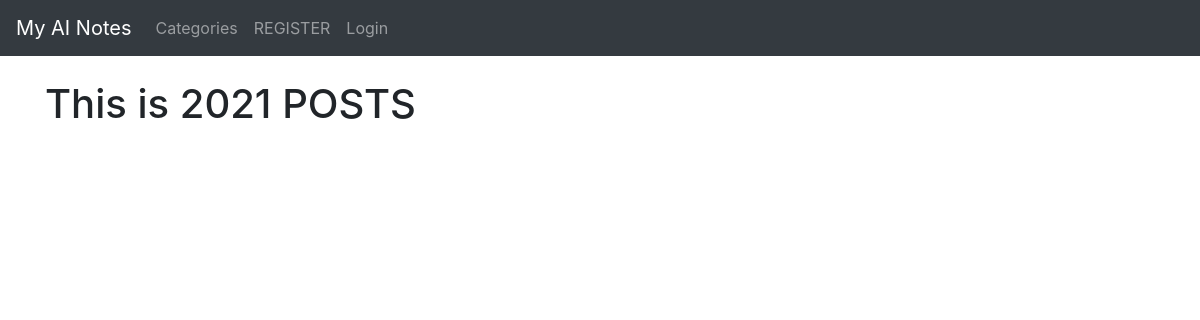
The app's page /, older data.
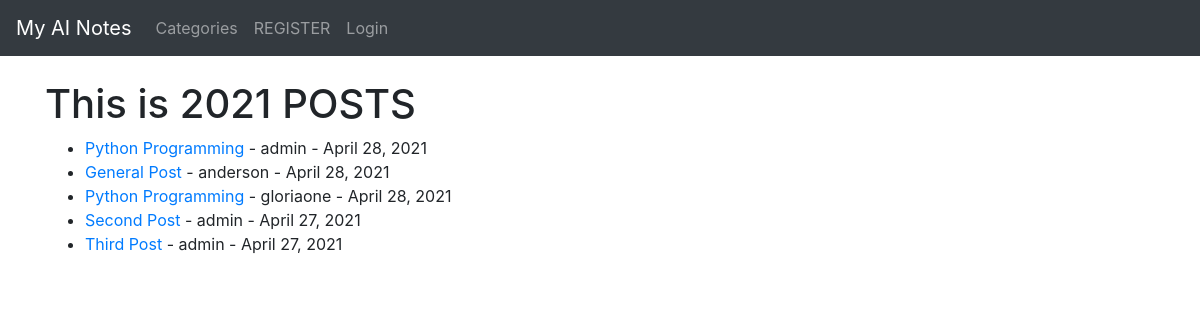
The same page, newer data.
### blog/models.py (models this page shows, shortened)
class Post(models.Model):
    author = models.ForeignKey(User, on_delete = models.CASCADE)
    title = models.CharField(max_length=255)
    body = RichTextField(blank=True, null=True)
    post_date = models.DateField(auto_now_add=True)
    likes = models.ManyToManyField(User, related_name='blog_post')
    header_image = models.ImageField(null=True, blank=True, upload_to="images/")

### blog/views.py (the view)
# urls.py: path('', HomeView.as_view(), name="home"),
class HomeView(ListView):
    model = Post
    context_object_name = "posts"
    template_name = "home.html"
    ordering = ['-post_date']

### blog/templates/home.html (shortened to what this page needs)
{% extends 'base.html' %} {% block content %}
<h1 style="align-items: center;">This is 2021 POSTS</h1>
<ul style="align-items: center;">
    {% for post in posts %}
    <li><a href="{% url 'article-detail' post.pk %}">{{post.title}}</a> - {{post.author.username}} - {{ post.post_date }}
    </li>
    {% endfor %}
</ul>
{% endblock %}

### blog/templates/base.html (shortened to what this page needs)
<!doctype html>
<html lang="en">
<head>
    <link rel="stylesheet" href="https://cdn.jsdelivr.net/npm/bootstrap@4.5.3/dist/css/bootstrap.min.css">
</head>
<body>
    <nav class="navbar navbar-expand-lg navbar-dark bg-dark">
        <a class="navbar-brand" href="{% url 'home' %}">My AI Notes</a>
        <div class="collapse navbar-collapse" id="navbarSupportedContent">
            <ul class="navbar-nav mr-auto">
                {% if cat_menu %}
                <li class="nav-item dropdown">
                    <a class="nav-link dropdown-toggle" href="#" id="navbarDropdown" role="button" data-toggle="dropdown" aria-haspopup="true" aria-expanded="false">
            Categories
          </a>
                    <div class="dropdown-menu" aria-labelledby="navbarDropdown">
                        {% for item in cat_menu %}
                        <a class="dropdown-item" href="#">{{item}} </a> {% endfor %}
                        <div class="dropdown-divider"></div>
                        <a class="dropdown-item" href="#">ADD CATEGORY</a>
                    </div>
                </li>
                {% else %}
                <li class="nav-item">
                    <a class="nav-link" href="#">Categories</a>
                </li>
                {% endif %} {% if user.is_authenticated %}
                <li class="nav-item">
                    <a class="nav-link" href="{% url 'add_post' %} ">ADD NOTE</a>
                </li>
                {% else %}
                <li class="nav-item">
                    <a class="nav-link" href="{% url 'register' %} ">REGISTER</a>
                </li>
                <li class="nav-item">
                    <a class="nav-link" href="{% url 'login' %} ">Login</a>
                </li>
                {% endif %}
            </ul>
        </div>
    </nav>
    <br />
    <div class="container">
        {% block content %} {% endblock %}
    </div>
</body>
</html>

Row changes from the older to the newer data that the page shows:
added Post: title "Python Programming", author.username "admin", post_date "April 28, 2021"
added Post: title "General Post", author.username "anderson", post_date "April 28, 2021"
added Post: title "Python Programming", author.username "gloriaone", post_date "April 28, 2021"
added Post: title "Second Post", author.username "admin", post_date "April 27, 2021"
added Post: title "Third Post", author.username "admin", post_date "April 27, 2021"
